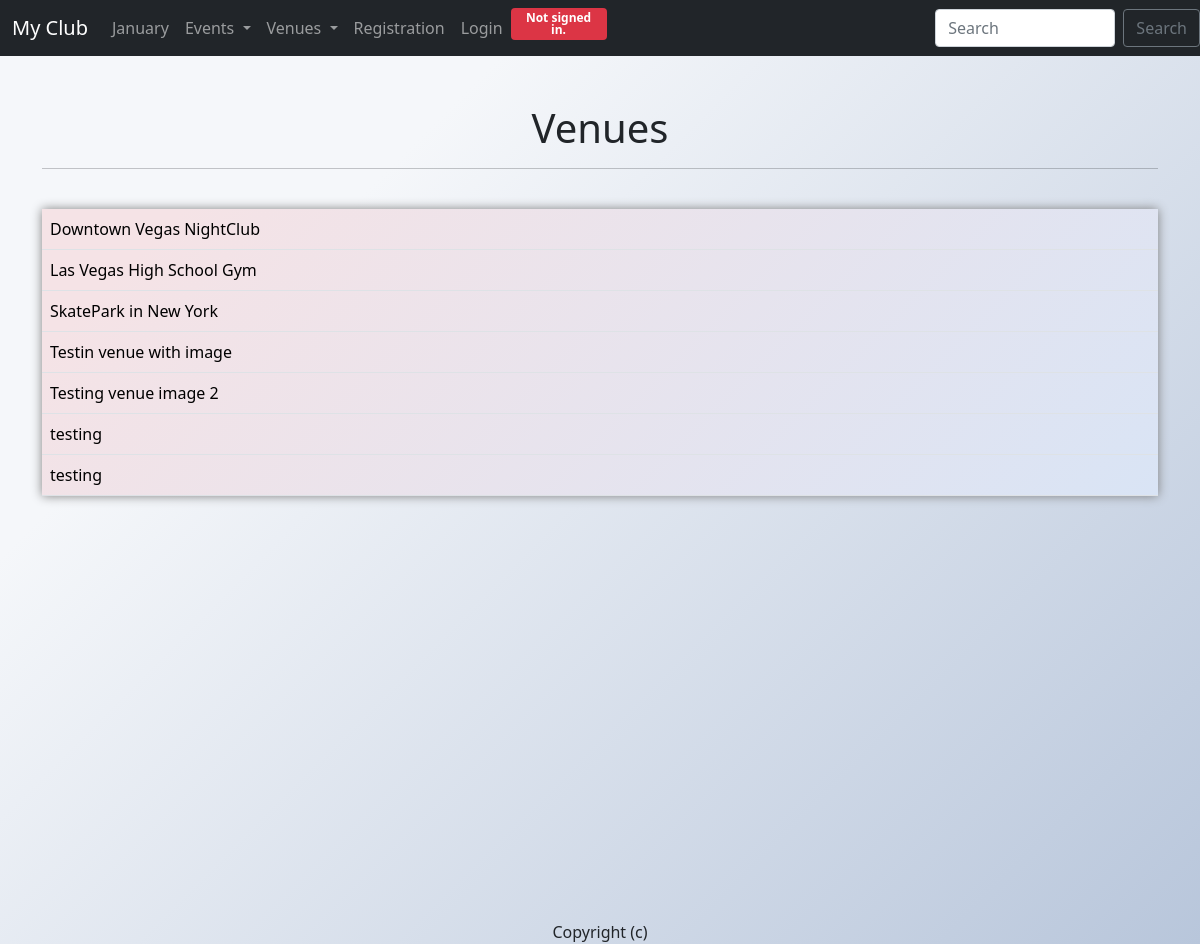
Page /list_venues on the earlier database version.
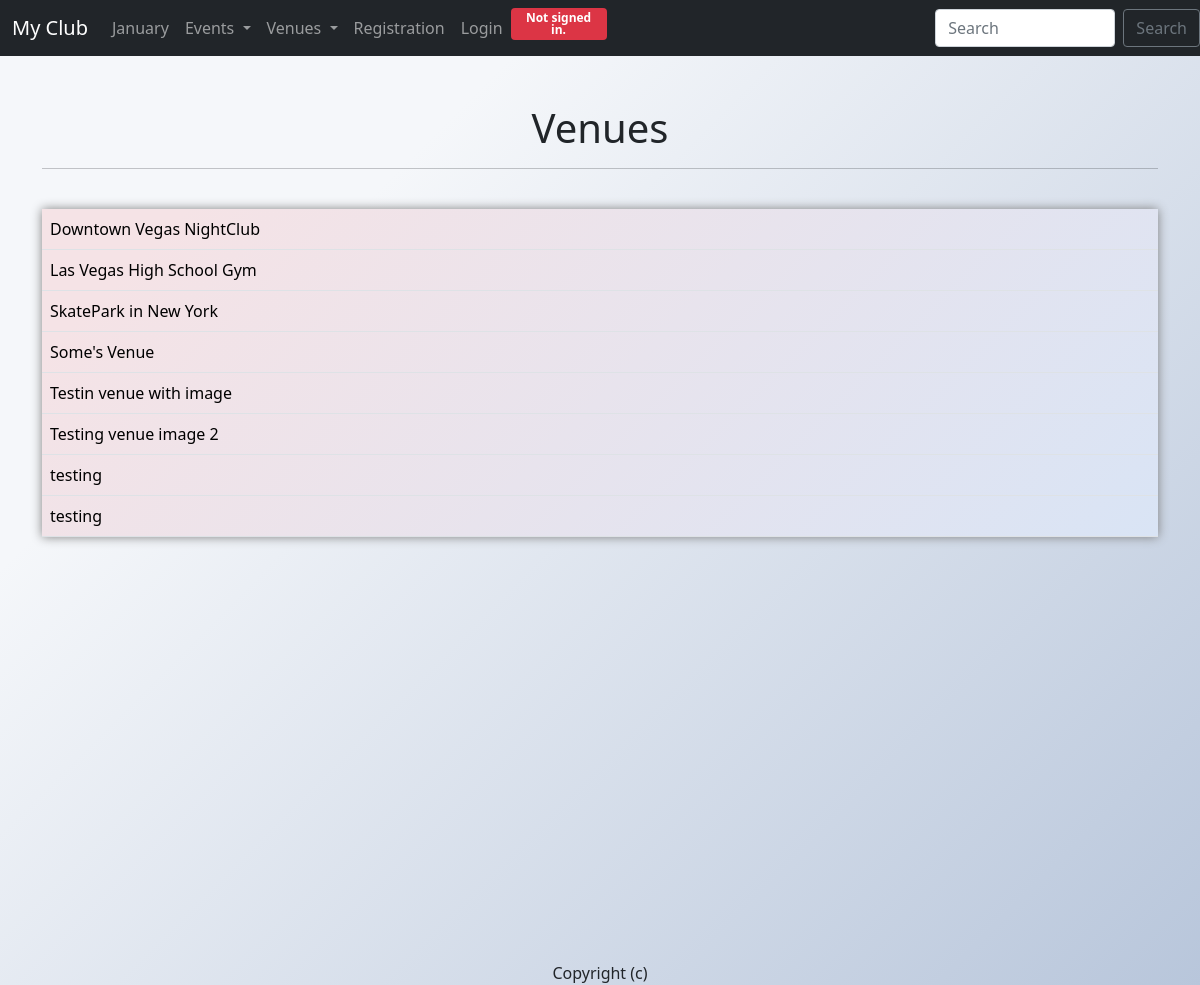
Same page on the later database version.
### events/models.py (models this page shows, shortened)
class Venue (models.Model):
    name = models.CharField('Venue Name', max_length=55)
    address = models.CharField( max_length=300)
    zip_code = models.CharField('Zip Code', max_length=15)
    phone = models.IntegerField('Contact Phone')
    web = models.URLField('Website adress', blank = True)
    email_adress = models.EmailField('Email Adress', blank = True)
    owner = models.IntegerField('Venue Owner', blank=False, default=1)
    venue_image = models.ImageField(" Venue Image", null = True, blank = True, upload_to ="images/")

### events/views.py (the view, shortened to what this page needs)
# urls.py: path('list_venues', views.list_venues, name = 'list-venues'),
def list_venues(request):
    venue_list = Venue.objects.values("id","name","owner").order_by('name')
    return render (request , 'events/venue.html',{
        'venue_list' : venue_list,
    })

### events/templates/events/venue.html (shortened to what this page needs)
{% extends 'events/layout.html' %}
{% block content %}
<center>
  <h1>Venues</h1>
</center>
<hr><br />
<table class="table bordered ">
  {% for venue in venue_list %}
  <tr>
    <td class="each">
      <a class="text" href="{% url 'show-venue' venue.id %}">{{venue.name}}</a>
    </td>
  </tr>
  {% endfor %}
</table>
{% endblock content %}

Differences in the rows shown:
added Venue: name "Some's Venue"
